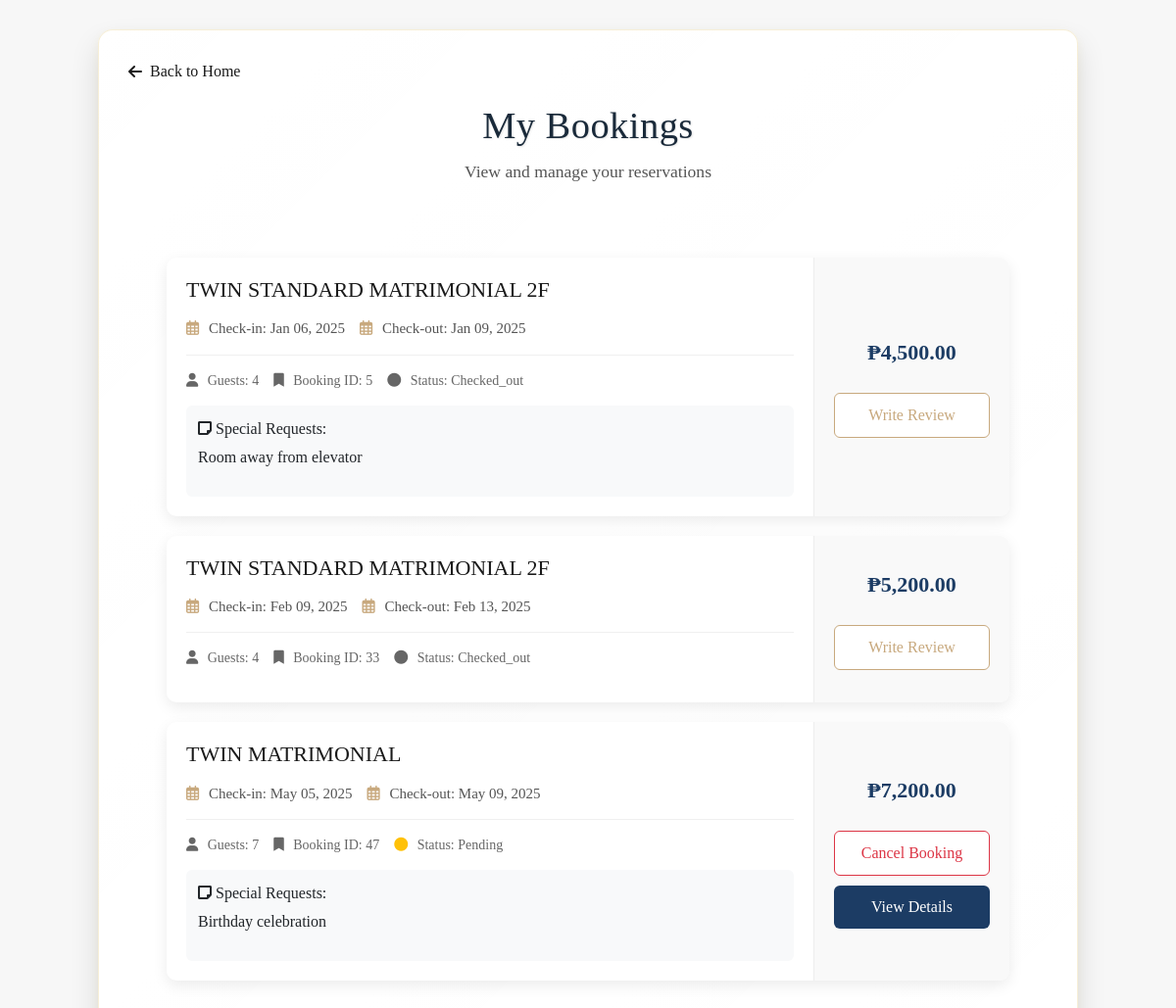
The page /landing_page/pages/my_bookings.php (signed in) on the database its author committed.
### tables this page shows
CREATE TABLE IF NOT EXISTS `bookings` (
  `booking_id` int NOT NULL AUTO_INCREMENT,
  `user_id` int NOT NULL,
  `room_id` int NOT NULL,
  `check_in_date` date NOT NULL,
  `check_out_date` date NOT NULL,
  `booking_date` timestamp NULL DEFAULT CURRENT_TIMESTAMP,
  `guests_count` int NOT NULL,
  `total_price` decimal(10,2) NOT NULL,
  `special_requests` text,
  `booking_status` enum('pending','confirmed','checked_in','checked_out','cancelled') DEFAULT 'pending',
  `payment_status` set('pending','paid','partial') DEFAULT 'pending',
  `booking_source` varchar(50) DEFAULT 'website',
  PRIMARY KEY (`booking_id`),
  KEY `user_id` (`user_id`),
  KEY `room_id` (`room_id`)
);

CREATE TABLE IF NOT EXISTS `room_types` (
  `room_type_id` int NOT NULL AUTO_INCREMENT,
  `type_name` varchar(50) NOT NULL,
  `description` text,
  `floor_type` int NOT NULL,
  `base_price` decimal(10,2) NOT NULL,
  `capacity` int NOT NULL,
  `amenities` text,
  `image_path` text,
  PRIMARY KEY (`room_type_id`)
);

### landing_page/pages/my_bookings.php (the view, shortened to what this page needs)
<?php
require_once '../../config/db.php';
$user_id = isset($_SESSION['user_id']) ? $_SESSION['user_id'] : null;
$bookings = [];
if ($user_id) {
    $stmt = $conn->prepare("SELECT b.*, r.type_name, r.base_price, rm.room_type_id
                          FROM bookings b
                          JOIN rooms rm ON b.room_id = rm.room_id
                          JOIN room_types r ON rm.room_type_id = r.room_type_id
                          WHERE b.user_id = ?
                          ORDER BY FIELD(b.booking_status, 'confirmed', 'pending')");
    $stmt->bind_param("i", $user_id);
    $stmt->execute();
    $result = $stmt->get_result();
    if ($result->num_rows > 0) {
        while ($row = $result->fetch_assoc()) {
            $bookings[] = $row;
        }
    }
}
?>
<!DOCTYPE html>
<html lang="en">
<link rel="stylesheet" href="../css/booking.css">
<?php include_once '../includes/head.php'; ?>
<body>
    <div class="booking-container">
        <div class="back-button" style="margin-bottom: 20px;">
            <a href="index.php"
                style="text-decoration: none; color: var(--dark-text); display: flex; align-items: center; width: fit-content;">
                <i class="fas fa-arrow-left" style="margin-right: 8px;"></i>
                Back to Home
            </a>
        </div>
        <div class="booking-header">
            <h1>My Bookings</h1>
            <p>View and manage your reservations</p>
        </div>
        <div class="bookings-section">
            <?php if (empty($bookings)): ?>
                <div class="no-bookings">
                    <p>You don't have any bookings yet.</p>
                    <a href="index.php" class="btn-primary">Browse Rooms</a>
                </div>
            <?php else: ?>
                <div class="bookings-list">
                    <?php foreach ($bookings as $booking): ?>
                        <div class="booking-card">
                            <div class="booking-details">
                                <h3><?php echo htmlspecialchars($booking['type_name']); ?></h3>
                                <div class="booking-dates">
                                    <p><i class="far fa-calendar-alt"></i> Check-in:
                                        <?php echo date('M d, Y', strtotime($booking['check_in_date'])); ?>
                                    </p>
                                    <p><i class="far fa-calendar-alt"></i> Check-out:
                                        <?php echo date('M d, Y', strtotime($booking['check_out_date'])); ?>
                                    </p>
                                </div>
                                <div class="booking-meta">
                                    <p><i class="fas fa-user"></i> Guests:
                                        <?php echo htmlspecialchars($booking['guests_count']); ?>
                                    </p>
                                    <p><i class="fas fa-bookmark"></i> Booking ID:
                                        <?php echo htmlspecialchars($booking['booking_id']); ?>
                                    </p>
                                    <p class="booking-status <?php echo strtolower($booking['booking_status']); ?>">
                                        <i class="fas fa-circle"></i> Status:
                                        <?php echo htmlspecialchars(ucfirst($booking['booking_status'])); ?>
                                    </p>
                                </div>
                                <?php if (!empty($booking['special_requests'])): ?>
                                    <div class="special-requests">
                                        <p><i class="fas fa-sticky-note"></i> Special Requests:</p>
                                        <p><?php echo htmlspecialchars($booking['special_requests']); ?></p>
                                    </div>
                                <?php endif; ?>
                            </div>
                            <div class="booking-actions">
                                <p class="booking-price">₱<?php echo number_format($booking['total_price'], 2); ?></p>
                                <?php if ($booking['booking_status'] === 'checked_out'): ?>
                                    <button class="btn-review" data-booking-id="<?php echo $booking['booking_id']; ?>">
                                        Write Review
                                    </button>
                                <?php elseif ($booking['booking_status'] === 'pending'): ?>
                                    <button class="btn-cancel" data-booking-id="<?php echo $booking['booking_id']; ?>">
                                        Cancel Booking
                                    </button>
                                    <a href="booking_details.php?id=<?php echo $booking['booking_id']; ?>" class="btn-details">
                                        View Details
                                    </a>
                                <?php elseif ($booking['booking_status'] === 'confirmed'): ?>
                                    <a href="booking_details.php?id=<?php echo $booking['booking_id']; ?>" class="btn-details">
                                        View Details
                                    </a>
                                <?php endif; ?>
                            </div>
                        </div>
                    <?php endforeach; ?>
                </div>
            <?php endif; ?>
        </div>
    </div>
</body>
</html>

### landing_page/css/booking.css (style rules this page uses)
.booking-container { max-width: 1000px; margin: 30px auto; padding: 30px; background: linear-gradient( 135deg, rgba(255, 255, 255, 0.98), rgba(255, 255, 255, 0.95) ); border-radius: 15px; box-shadow: 0 15px 30px rgba(0, 0, 0, 0.12), 0 4px 10px rgba(212, 175, 55, 0.08); font-family: "Montserrat", sans-serif; position: relative; border: 1px solid rgba(212, 175, 55, 0.2); }
.booking-header { text-align: center; margin-bottom: 25px; }
.booking-header h1 { font-family: "Playfair Display", serif; font-size: 2.4em; color: #1a2a3a; margin-bottom: 12px; text-shadow: 1px 1px 2px rgba(0, 0, 0, 0.1); letter-spacing: 0.5px; }
.booking-header p { color: #555; font-size: 1.1em; font-weight: 300; line-height: 1.4; }
.bookings-section { max-width: 900px; margin: 0 auto; padding: 20px; }
.bookings-list { display: flex; flex-direction: column; gap: 20px; margin-top: 30px; }
.booking-card { background-color: white; border-radius: 10px; box-shadow: 0 5px 15px rgba(0, 0, 0, 0.08); overflow: hidden; display: flex; flex-direction: column; transition: transform 0.3s ease, box-shadow 0.3s ease; }
@media (min-width: 768px) { .booking-card { flex-direction: row; } }
.booking-details { padding: 20px; flex: 1; }
.booking-details h3 { font-size: 22px; margin-bottom: 15px; color: var(--dark-text); }
.booking-dates { display: flex; flex-wrap: wrap; gap: 15px; margin-bottom: 15px; padding-bottom: 15px; border-bottom: 1px solid #f0f0f0; }
.booking-dates p { margin: 0; font-size: 15px; color: #555; }
.booking-dates i { color: var(--primary-color); margin-right: 6px; }
.booking-meta { display: flex; flex-wrap: wrap; gap: 15px; margin-bottom: 15px; }
.booking-meta p { margin: 0; font-size: 14px; color: #666; }
.booking-meta i { margin-right: 6px; }
.booking-status { font-weight: 500; }
.booking-status.pending i { color: #ffc107; }
.special-requests { background-color: #f8f9fa; padding: 12px; border-radius: 6px; margin-top: 10px; }
.special-requests p:first-child { font-weight: 500; margin-bottom: 5px; }
.booking-actions { padding: 20px; background-color: #f9f9f9; display: flex; flex-direction: column; gap: 10px; justify-content: center; min-width: 200px; border-left: 1px solid #eee; }
.booking-price { font-size: 22px; font-weight: 700; color: var(--secondary-color); margin: 0 0 15px 0; text-align: center; }
.btn-cancel, .btn-review, .btn-details { display: block; width: 100%; padding: 10px; text-align: center; border-radius: 6px; font-weight: 500; transition: all 0.3s ease; cursor: pointer; text-decoration: none; }
.btn-cancel { background-color: #fff; color: #dc3545; border: 1px solid #dc3545; }
.btn-review { background-color: #fff; color: var(--primary-color); border: 1px solid var(--primary-color); }
.btn-details { background-color: var(--secondary-color); color: white; border: none; }

### landing_page/css/style.css (style rules this page uses)
:root { --primary-color: #c8a97e; --secondary-color: #1c3c64; --accent-color: #9c7a48; --dark-text: #1a1a1a; --light-text: #707070; --light-bg: #f7f7f7; --white: #ffffff; --shadow: 0 10px 30px rgba(0, 0, 0, 0.08); --luxury-gradient: linear-gradient( 135deg, var(--primary-color) 0%, var(--accent-color) 100% ); }
* { margin: 0; padding: 0; box-sizing: border-box; font-family: "Playfair Display", serif; }
body { background-color: var(--light-bg) !important; color: var(--dark-text); }

### rows shown on the page
bookings: room_types.type_name "TWIN STANDARD MATRIMONIAL 2F", check_in_date "Jan 06, 2025", check_out_date "Jan 09, 2025", guests_count "4", booking_id "5", booking_status "Checked_out", special_requests "Room away from elevator", total_price "4,500.00"
bookings: room_types.type_name "TWIN STANDARD MATRIMONIAL 2F", check_in_date "Feb 09, 2025", check_out_date "Feb 13, 2025", guests_count "4", booking_id "33", booking_status "Checked_out", total_price "5,200.00"
bookings: room_types.type_name "TWIN MATRIMONIAL", check_in_date "May 05, 2025", check_out_date "May 09, 2025", guests_count "7", booking_id "47", booking_status "Pending", special_requests "Birthday celebration", total_price "7,200.00"
